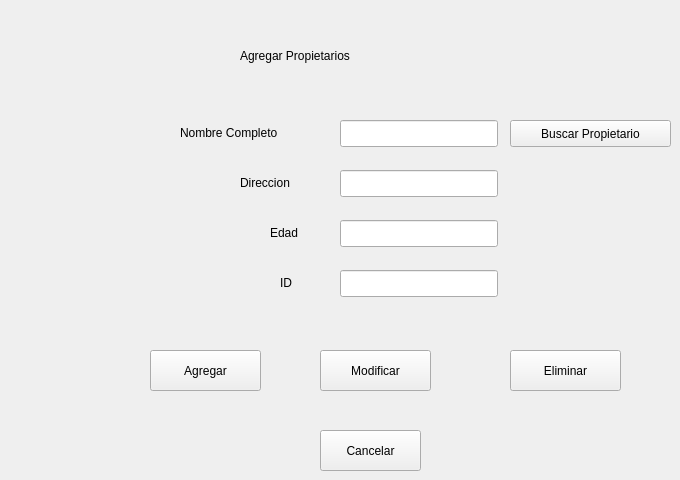
     <widget class="QWidget" name="tabCrudPropietarios_2">
      <attribute name="title">
       <string>Propietarios</string>
      </attribute>
      <widget class="QLabel" name="label_53">
       <property name="geometry">
        <rect>
         <x>240</x>
         <y>40</y>
         <width>261</width>
         <height>31</height>
        </rect>
       </property>
       <property name="styleSheet">
        <string notr="true">font: italic 20pt &quot;URW Palladio L&quot;;</string>
       </property>
       <property name="text">
        <string>Agregar Propietarios</string>
       </property>
      </widget>
      <widget class="QLabel" name="label_54">
       <property name="geometry">
        <rect>
         <x>180</x>
         <y>120</y>
         <width>131</width>
         <height>26</height>
        </rect>
       </property>
       <property name="text">
        <string>Nombre Completo</string>
       </property>
      </widget>
      <widget class="QLineEdit" name="tf_propietario_nombre_2">
       <property name="geometry">
        <rect>
         <x>340</x>
         <y>120</y>
         <width>158</width>
         <height>27</height>
        </rect>
       </property>
      </widget>
      <widget class="QLabel" name="label_55">
       <property name="geometry">
        <rect>
         <x>270</x>
         <y>220</y>
         <width>41</width>
         <height>26</height>
        </rect>
       </property>
       <property name="text">
        <string>Edad</string>
       </property>
      </widget>
      <widget class="QLineEdit" name="tf_propietario_edad_2">
       <property name="geometry">
        <rect>
         <x>340</x>
         <y>220</y>
         <width>158</width>
         <height>27</height>
        </rect>
       </property>
      </widget>
      <widget class="QLineEdit" name="tf_propietario_direccion_2">
       <property name="geometry">
        <rect>
         <x>340</x>
         <y>170</y>
         <width>158</width>
         <height>27</height>
        </rect>
       </property>
      </widget>
      <widget class="QLabel" name="label_56">
       <property name="geometry">
        <rect>
         <x>240</x>
         <y>170</y>
         <width>71</width>
         <height>26</height>
        </rect>
       </property>
       <property name="text">
        <string>Direccion</string>
       </property>
      </widget>
      <widget class="QLabel" name="label_57">
       <property name="geometry">
        <rect>
         <x>280</x>
         <y>270</y>
         <width>16</width>
         <height>26</height>
        </rect>
       </property>
       <property name="text">
        <string>ID</string>
       </property>
      </widget>
      <widget class="QLineEdit" name="tf_propietario_id_2">
       <property name="geometry">
        <rect>
         <x>340</x>
         <y>270</y>
         <width>158</width>
         <height>27</height>
        </rect>
       </property>
      </widget>
      <widget class="QPushButton" name="bt_propietario_cancelar_2">
       <property name="geometry">
        <rect>
         <x>320</x>
         <y>430</y>
         <width>101</width>
         <height>41</height>
        </rect>
       </property>
       <property name="text">
        <string>Cancelar</string>
       </property>
      </widget>
      <widget class="QPushButton" name="bt_propietario_agregar_2">
       <property name="geometry">
        <rect>
         <x>150</x>
         <y>350</y>
         <width>111</width>
         <height>41</height>
        </rect>
       </property>
       <property name="text">
        <string>Agregar</string>
       </property>
      </widget>
      <widget class="QPushButton" name="bt_propietario_Modificar_2">
       <property name="geometry">
        <rect>
         <x>320</x>
         <y>350</y>
         <width>111</width>
         <height>41</height>
        </rect>
       </property>
       <property name="text">
        <string>Modificar</string>
       </property>
      </widget>
      <widget class="QPushButton" name="bt_propietario_Eliminar_2">
       <property name="geometry">
        <rect>
         <x>510</x>
         <y>350</y>
         <width>111</width>
         <height>41</height>
        </rect>
       </property>
       <property name="text">
        <string>Eliminar</string>
       </property>
      </widget>
      <widget class="QPushButton" name="bt_FindPropietario_2">
       <property name="geometry">
        <rect>
         <x>510</x>
         <y>120</y>
         <width>161</width>
         <height>27</height>
        </rect>
       </property>
       <property name="text">
        <string>Buscar Propietario</string>
       </property>
      </widget>
     </widget>
